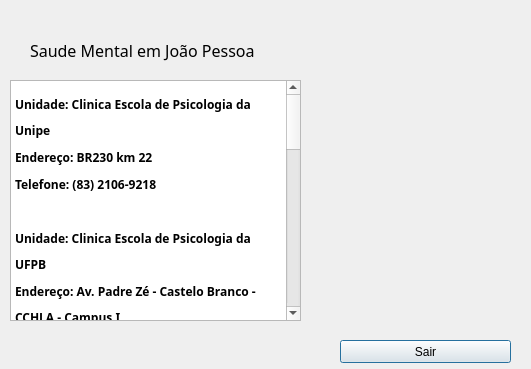
<?xml version="1.0" encoding="UTF-8"?>
<ui version="4.0">
 <class>JoaoPessoa</class>
 <widget class="QDialog" name="JoaoPessoa">
  <property name="geometry">
   <rect>
    <x>0</x>
    <y>0</y>
    <width>531</width>
    <height>369</height>
   </rect>
  </property>
  <property name="windowTitle">
   <string>Saude Mental</string>
  </property>
  <widget class="QLabel" name="label">
   <property name="geometry">
    <rect>
     <x>30</x>
     <y>40</y>
     <width>251</width>
     <height>21</height>
    </rect>
   </property>
   <property name="font">
    <font>
     <family>MV Boli</family>
     <pointsize>12</pointsize>
    </font>
   </property>
   <property name="text">
    <string>Saude Mental em João Pessoa</string>
   </property>
  </widget>
  <widget class="QLabel" name="label_2">
   <property name="geometry">
    <rect>
     <x>280</x>
     <y>110</y>
     <width>281</width>
     <height>201</height>
    </rect>
   </property>
   <property name="text">
    <string/>
   </property>
   <property name="pixmap">
    <pixmap resource="Apoio.qrc">:/Imagens/Downloads/Saude_Mental-removebg-preview.png</pixmap>
   </property>
   <property name="scaledContents">
    <bool>true</bool>
   </property>
  </widget>
  <widget class="QPushButton" name="pushButton">
   <property name="geometry">
    <rect>
     <x>340</x>
     <y>340</y>
     <width>171</width>
     <height>23</height>
    </rect>
   </property>
   <property name="text">
    <string>Sair</string>
   </property>
  </widget>
  <widget class="QTextBrowser" name="textBrowser">
   <property name="geometry">
    <rect>
     <x>10</x>
     <y>80</y>
     <width>291</width>
     <height>241</height>
    </rect>
   </property>
   <property name="font">
    <font>
     <family>MV Boli</family>
     <pointsize>10</pointsize>
    </font>
   </property>
   <property name="html">
    <string>&lt;!DOCTYPE HTML PUBLIC &quot;-//W3C//DTD HTML 4.0//EN&quot; &quot;http://www.w3.org/TR/REC-html40/strict.dtd&quot;&gt;
&lt;html&gt;&lt;head&gt;&lt;meta name=&quot;qrichtext&quot; content=&quot;1&quot; /&gt;&lt;style type=&quot;text/css&quot;&gt;
p, li { white-space: pre-wrap; }
&lt;/style&gt;&lt;/head&gt;&lt;body style=&quot; font-family:'MV Boli'; font-size:10pt; font-weight:400; font-style:normal;&quot;&gt;
&lt;p style=&quot; margin-top:0px; margin-bottom:0px; margin-left:0px; margin-right:0px; -qt-block-indent:0; text-indent:0px;&quot;&gt;&lt;span style=&quot; font-family:'MS Shell Dlg 2'; font-size:14pt; font-weight:600; vertical-align:sub;&quot;&gt;Unidade: Clinica Escola de Psicologia da Unipe&lt;/span&gt;&lt;/p&gt;
&lt;p style=&quot; margin-top:0px; margin-bottom:0px; margin-left:0px; margin-right:0px; -qt-block-indent:0; text-indent:0px;&quot;&gt;&lt;span style=&quot; font-family:'MS Shell Dlg 2'; font-size:14pt; font-weight:600; vertical-align:sub;&quot;&gt;Endereço: BR230 km 22&lt;/span&gt;&lt;/p&gt;
&lt;p style=&quot; margin-top:0px; margin-bottom:0px; margin-left:0px; margin-right:0px; -qt-block-indent:0; text-indent:0px;&quot;&gt;&lt;span style=&quot; font-family:'MS Shell Dlg 2'; font-size:14pt; font-weight:600; vertical-align:sub;&quot;&gt;Telefone: (83) 2106-9218&lt;/span&gt;&lt;/p&gt;
&lt;p style=&quot;-qt-paragraph-type:empty; margin-top:0px; margin-bottom:0px; margin-left:0px; margin-right:0px; -qt-block-indent:0; text-indent:0px; font-family:'MS Shell Dlg 2'; font-size:14pt; font-weight:600; vertical-align:sub;&quot;&gt;&lt;br /&gt;&lt;/p&gt;
&lt;p style=&quot; margin-top:0px; margin-bottom:0px; margin-left:0px; margin-right:0px; -qt-block-indent:0; text-indent:0px;&quot;&gt;&lt;span style=&quot; font-family:'MS Shell Dlg 2'; font-size:14pt; font-weight:600; vertical-align:sub;&quot;&gt;Unidade: Clinica Escola de Psicologia da UFPB&lt;/span&gt;&lt;/p&gt;
&lt;p style=&quot; margin-top:0px; margin-bottom:0px; margin-left:0px; margin-right:0px; -qt-block-indent:0; text-indent:0px;&quot;&gt;&lt;span style=&quot; font-family:'MS Shell Dlg 2'; font-size:14pt; font-weight:600; vertical-align:sub;&quot;&gt;Endereço: Av. Padre Zé - Castelo Branco - CCHLA - Campus I&lt;/span&gt;&lt;/p&gt;
&lt;p style=&quot; margin-top:0px; margin-bottom:0px; margin-left:0px; margin-right:0px; -qt-block-indent:0; text-indent:0px;&quot;&gt;&lt;span style=&quot; font-family:'MS Shell Dlg 2'; font-size:14pt; font-weight:600; vertical-align:sub;&quot;&gt;Telefone: (83) 3216-7338&lt;/span&gt;&lt;/p&gt;
&lt;p style=&quot;-qt-paragraph-type:empty; margin-top:0px; margin-bottom:0px; margin-left:0px; margin-right:0px; -qt-block-indent:0; text-indent:0px; font-family:'MS Shell Dlg 2'; font-size:14pt; font-weight:600; vertical-align:sub;&quot;&gt;&lt;br /&gt;&lt;/p&gt;
&lt;p style=&quot; margin-top:0px; margin-bottom:0px; margin-left:0px; margin-right:0px; -qt-block-indent:0; text-indent:0px;&quot;&gt;&lt;span style=&quot; font-family:'MS Shell Dlg 2'; font-size:14pt; font-weight:600; vertical-align:sub;&quot;&gt;Unidade: Caps Infanto Juvenil Cirandar &lt;/span&gt;&lt;/p&gt;
&lt;p style=&quot; margin-top:0px; margin-bottom:0px; margin-left:0px; margin-right:0px; -qt-block-indent:0; text-indent:0px;&quot;&gt;&lt;span style=&quot; font-family:'MS Shell Dlg 2'; font-size:14pt; font-weight:600; vertical-align:sub;&quot;&gt;Endereço: Rua Gouveia Nóbrega, s/n, Roger.&lt;/span&gt;&lt;/p&gt;
&lt;p style=&quot; margin-top:0px; margin-bottom:0px; margin-left:0px; margin-right:0px; -qt-block-indent:0; text-indent:0px;&quot;&gt;&lt;span style=&quot; font-family:'MS Shell Dlg 2'; font-size:14pt; font-weight:600; vertical-align:sub;&quot;&gt;Telefone: 3214-6079&lt;/span&gt;&lt;/p&gt;
&lt;p style=&quot;-qt-paragraph-type:empty; margin-top:0px; margin-bottom:0px; margin-left:0px; margin-right:0px; -qt-block-indent:0; text-indent:0px; font-family:'MS Shell Dlg 2'; font-size:14pt; font-weight:600; vertical-align:sub;&quot;&gt;&lt;br /&gt;&lt;/p&gt;
&lt;p style=&quot; margin-top:0px; margin-bottom:0px; margin-left:0px; margin-right:0px; -qt-block-indent:0; text-indent:0px;&quot;&gt;&lt;span style=&quot; font-family:'MS Shell Dlg 2'; font-size:14pt; font-weight:600; vertical-align:sub;&quot;&gt;Unidade: Caps Caminhar &lt;/span&gt;&lt;/p&gt;
&lt;p style=&quot; margin-top:0px; margin-bottom:0px; margin-left:0px; margin-right:0px; -qt-block-indent:0; text-indent:0px;&quot;&gt;&lt;span style=&quot; font-family:'MS Shell Dlg 2'; font-size:14pt; font-weight:600; vertical-align:sub;&quot;&gt;Endereço: Rua Paulino Santos Coelho, s/n, Jardim Cidade Universitária.&lt;/span&gt;&lt;/p&gt;
&lt;p style=&quot; margin-top:0px; margin-bottom:0px; margin-left:0px; margin-right:0px; -qt-block-indent:0; text-indent:0px;&quot;&gt;&lt;span style=&quot; font-family:'MS Shell Dlg 2'; font-size:14pt; font-weight:600; vertical-align:sub;&quot;&gt;Telefone: 3218-7008&lt;/span&gt;&lt;/p&gt;
&lt;p style=&quot;-qt-paragraph-type:empty; margin-top:0px; margin-bottom:0px; margin-left:0px; margin-right:0px; -qt-block-indent:0; text-indent:0px; font-family:'MS Shell Dlg 2'; font-size:14pt; font-weight:600; vertical-align:sub;&quot;&gt;&lt;br /&gt;&lt;/p&gt;
&lt;p style=&quot; margin-top:0px; margin-bottom:0px; margin-left:0px; margin-right:0px; -qt-block-indent:0; text-indent:0px;&quot;&gt;&lt;span style=&quot; font-family:'MS Shell Dlg 2'; font-size:14pt; font-weight:600; vertical-align:sub;&quot;&gt;Unidade: Caps Gutemberg Botelho &lt;/span&gt;&lt;/p&gt;
&lt;p style=&quot; margin-top:0px; margin-bottom:0px; margin-left:0px; margin-right:0px; -qt-block-indent:0; text-indent:0px;&quot;&gt;&lt;span style=&quot; font-family:'MS Shell Dlg 2'; font-size:14pt; font-weight:600; vertical-align:sub;&quot;&gt;Endereço: Rua Minas Gerais, nº 409, Bairro dos Estados&lt;/span&gt;&lt;/p&gt;
&lt;p style=&quot; margin-top:0px; margin-bottom:0px; margin-left:0px; margin-right:0px; -qt-block-indent:0; text-indent:0px;&quot;&gt;&lt;span style=&quot; font-family:'MS Shell Dlg 2'; font-size:14pt; font-weight:600; vertical-align:sub;&quot;&gt;Telefone: 3211-6700&lt;/span&gt;&lt;/p&gt;
&lt;p style=&quot;-qt-paragraph-type:empty; margin-top:0px; margin-bottom:0px; margin-left:0px; margin-right:0px; -qt-block-indent:0; text-indent:0px; font-family:'MS Shell Dlg 2'; font-size:14pt; font-weight:600; vertical-align:sub;&quot;&gt;&lt;br /&gt;&lt;/p&gt;
&lt;p style=&quot; margin-top:0px; margin-bottom:0px; margin-left:0px; margin-right:0px; -qt-block-indent:0; text-indent:0px;&quot;&gt;&lt;span style=&quot; font-family:'MS Shell Dlg 2'; font-size:14pt; font-weight:600; vertical-align:sub;&quot;&gt;Unidade: Caps David Capistrano – Rangel &lt;/span&gt;&lt;/p&gt;
&lt;p style=&quot; margin-top:0px; margin-bottom:0px; margin-left:0px; margin-right:0px; -qt-block-indent:0; text-indent:0px;&quot;&gt;&lt;span style=&quot; font-family:'MS Shell Dlg 2'; font-size:14pt; font-weight:600; vertical-align:sub;&quot;&gt;Endereço: Rua José Soares, s/n, Rangel.&lt;/span&gt;&lt;/p&gt;
&lt;p style=&quot; margin-top:0px; margin-bottom:0px; margin-left:0px; margin-right:0px; -qt-block-indent:0; text-indent:0px;&quot;&gt;&lt;span style=&quot; font-family:'MS Shell Dlg 2'; font-size:14pt; font-weight:600; vertical-align:sub;&quot;&gt;Telefone: 3218-5244&lt;/span&gt;&lt;/p&gt;
&lt;p style=&quot;-qt-paragraph-type:empty; margin-top:0px; margin-bottom:0px; margin-left:0px; margin-right:0px; -qt-block-indent:0; text-indent:0px; font-family:'MS Shell Dlg 2'; font-size:14pt; font-weight:600; vertical-align:sub;&quot;&gt;&lt;br /&gt;&lt;/p&gt;
&lt;p style=&quot; margin-top:0px; margin-bottom:0px; margin-left:0px; margin-right:0px; -qt-block-indent:0; text-indent:0px;&quot;&gt;&lt;span style=&quot; font-family:'MS Shell Dlg 2'; font-size:14pt; font-weight:600; vertical-align:sub;&quot;&gt;Unidade:Pasm (Complexo Hospitalar de Mangabeira – Ortotrauma)&lt;/span&gt;&lt;/p&gt;
&lt;p style=&quot; margin-top:0px; margin-bottom:0px; margin-left:0px; margin-right:0px; -qt-block-indent:0; text-indent:0px;&quot;&gt;&lt;span style=&quot; font-family:'MS Shell Dlg 2'; font-size:14pt; font-weight:600; vertical-align:sub;&quot;&gt;Endereço: Rua Agente Fiscal José Costa Duarte, s/n, Mangabeira II.&lt;/span&gt;&lt;/p&gt;
&lt;p style=&quot; margin-top:0px; margin-bottom:0px; margin-left:0px; margin-right:0px; -qt-block-indent:0; text-indent:0px;&quot;&gt;&lt;span style=&quot; font-family:'MS Shell Dlg 2'; font-size:14pt; font-weight:600; vertical-align:sub;&quot;&gt;Telefone: 3218-9725 ou 3218-9727&lt;/span&gt;&lt;/p&gt;&lt;/body&gt;&lt;/html&gt;</string>
   </property>
  </widget>
  <widget class="QLabel" name="label_3">
   <property name="geometry">
    <rect>
     <x>330</x>
     <y>10</y>
     <width>121</width>
     <height>81</height>
    </rect>
   </property>
   <property name="text">
    <string/>
   </property>
   <property name="pixmap">
    <pixmap resource="Apoio.qrc">:/Imagens/E:/Felipe/Tec-Pro/Projeto/ProjetoTec/Brasão_de_João_Pessoa.png</pixmap>
   </property>
   <property name="scaledContents">
    <bool>true</bool>
   </property>
  </widget>
 </widget>
 <resources>
  <include location="Apoio.qrc"/>
 </resources>
 <connections/>
</ui>
